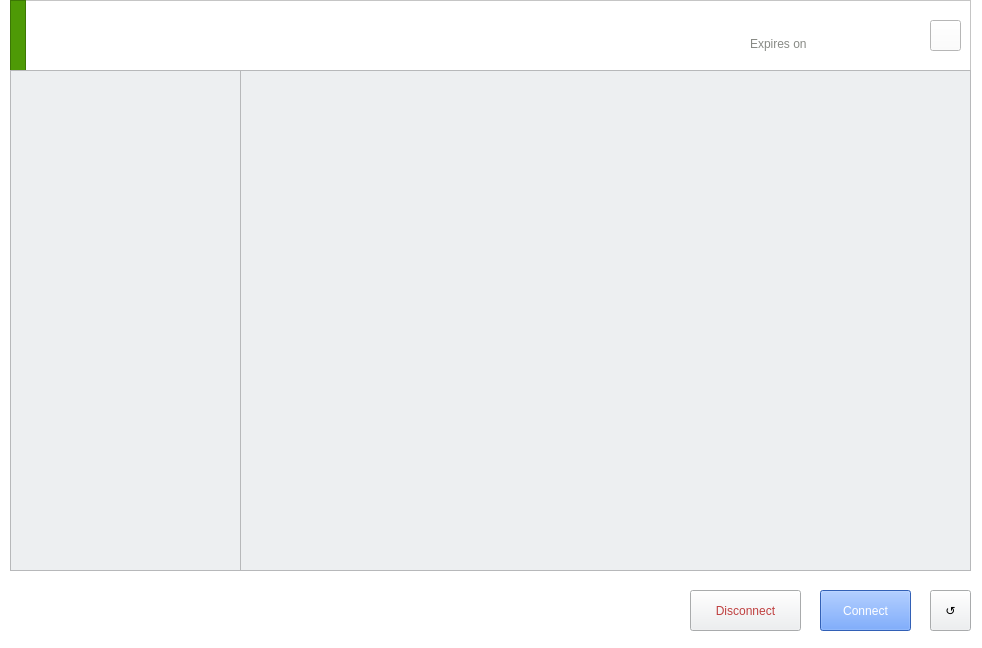
<?xml version="1.0" encoding="UTF-8"?>
<ui version="4.0">
 <class>MainWindow</class>
 <widget class="QMainWindow" name="MainWindow">
     <property name="geometry">
         <rect>
             <x>0</x>
             <y>0</y>
             <width>982</width>
             <height>648</height>
         </rect>
     </property>
     <property name="minimumSize">
         <size>
             <width>982</width>
             <height>648</height>
         </size>
     </property>
     <property name="maximumSize">
         <size>
             <width>982</width>
             <height>648</height>
         </size>
     </property>
     <property name="windowTitle">
         <string>MainWindow</string>
     </property>
     <property name="styleSheet">
         <string notr="true">background-color: rgb(255, 255, 255);</string>
     </property>
     <property name="animated">
         <bool>true</bool>
     </property>
     <widget class="QWidget" name="centralwidget">
         <property name="minimumSize">
             <size>
                 <width>982</width>
                 <height>648</height>
             </size>
         </property>
         <property name="maximumSize">
             <size>
                 <width>982</width>
                 <height>648</height>
             </size>
         </property>
         <widget class="QListWidget" name="countries_list">
             <property name="geometry">
                 <rect>
                     <x>10</x>
                     <y>70</y>
                     <width>231</width>
                     <height>501</height>
                 </rect>
             </property>
             <property name="styleSheet">
                 <string notr="true">background-color: rgb(237, 239, 241);
                     selection-background-color: rgb(70, 135, 255);
                 </string>
             </property>
   </widget>
   <widget class="QListWidget" name="server_list">
    <property name="geometry">
     <rect>
      <x>240</x>
      <y>70</y>
      <width>731</width>
      <height>501</height>
     </rect>
    </property>
       <property name="styleSheet">
           <string notr="true">background-color: rgb(237, 239, 241);
               selection-background-color: rgb(70, 135, 255);
           </string>
       </property>
   </widget>
   <widget class="QToolButton" name="refresh_button">
    <property name="geometry">
     <rect>
      <x>930</x>
      <y>590</y>
      <width>41</width>
      <height>41</height>
     </rect>
    </property>
    <property name="cursor">
     <cursorShape>PointingHandCursor</cursorShape>
    </property>
    <property name="styleSheet">
     <string notr="true">background-color: rgb(237, 239, 241);
      font: 57 15pt &quot;Ubuntu&quot;;
     </string>
    </property>
    <property name="text">
     <string>↺</string>
    </property>
   </widget>
   <widget class="QPushButton" name="connect_button">
    <property name="geometry">
     <rect>
      <x>820</x>
      <y>590</y>
      <width>91</width>
      <height>41</height>
     </rect>
    </property>
    <property name="cursor">
     <cursorShape>PointingHandCursor</cursorShape>
    </property>
    <property name="mouseTracking">
     <bool>false</bool>
    </property>
    <property name="styleSheet">
     <string notr="true">background-color: rgb(70, 135, 255);
      font: 57 14pt &quot;Ubuntu&quot;;
      color: rgb(255, 255, 255);
     </string>
    </property>
    <property name="text">
     <string>Connect</string>
    </property>
   </widget>
   <widget class="QFrame" name="frame">
    <property name="geometry">
     <rect>
      <x>10</x>
      <y>0</y>
      <width>961</width>
      <height>71</height>
     </rect>
    </property>
    <property name="frameShape">
     <enum>QFrame::StyledPanel</enum>
    </property>
    <property name="frameShadow">
     <enum>QFrame::Raised</enum>
    </property>
    <widget class="QLabel" name="label">
     <property name="geometry">
         <rect>
             <x>30</x>
             <y>10</y>
             <width>71</width>
             <height>61</height>
         </rect>
     </property>
     <property name="sizePolicy">
      <sizepolicy hsizetype="Preferred" vsizetype="Preferred">
       <horstretch>0</horstretch>
       <verstretch>0</verstretch>
      </sizepolicy>
     </property>
     <property name="sizeIncrement">
      <size>
       <width>0</width>
       <height>0</height>
      </size>
     </property>
     <property name="styleSheet">
         <string notr="true">border-image: url(:/nord/nord-icon-152x152.png);</string>
     </property>
     <property name="text">
      <string/>
     </property>
    </widget>
    <widget class="QLabel" name="email_label">
     <property name="geometry">
      <rect>
       <x>740</x>
       <y>16</y>
       <width>161</width>
       <height>20</height>
      </rect>
     </property>
     <property name="text">
      <string/>
     </property>
    </widget>
    <widget class="QLabel" name="expires_label">
     <property name="geometry">
      <rect>
       <x>740</x>
       <y>36</y>
       <width>161</width>
       <height>16</height>
      </rect>
     </property>
     <property name="styleSheet">
      <string notr="true">font: 10pt &quot;Ubuntu&quot;;
       color: rgb(136, 138, 133);
      </string>
     </property>
     <property name="text">
      <string>Expires on</string>
     </property>
    </widget>
    <widget class="QLabel" name="connection_label">
     <property name="geometry">
      <rect>
       <x>110</x>
       <y>20</y>
       <width>171</width>
       <height>31</height>
      </rect>
     </property>
     <property name="styleSheet">
      <string notr="true">font: 57 14pt &quot;Ubuntu&quot;;</string>
     </property>
     <property name="text">
      <string/>
     </property>
    </widget>
    <widget class="QFrame" name="connection_color_status">
     <property name="geometry">
      <rect>
       <x>0</x>
       <y>0</y>
       <width>16</width>
       <height>71</height>
      </rect>
     </property>
     <property name="styleSheet">
      <string notr="true">background-color: rgb(78, 154, 6);</string>
     </property>
     <property name="frameShape">
      <enum>QFrame::StyledPanel</enum>
     </property>
     <property name="frameShadow">
      <enum>QFrame::Raised</enum>
     </property>
    </widget>
    <widget class="QLabel" name="label_2">
     <property name="geometry">
      <rect>
       <x>700</x>
       <y>20</y>
       <width>31</width>
       <height>31</height>
      </rect>
     </property>
     <property name="styleSheet">
      <string notr="true">border-image: url(:/nord/icons8-user-24.png);</string>
     </property>
     <property name="text">
      <string/>
     </property>
    </widget>
    <widget class="QToolButton" name="logout_button">
     <property name="geometry">
      <rect>
       <x>920</x>
       <y>20</y>
       <width>31</width>
       <height>31</height>
      </rect>
     </property>
     <property name="styleSheet">
      <string notr="true">border-image: url(:/nord/icons8-logout-rounded-up-50.png);</string>
     </property>
     <property name="text">
      <string/>
     </property>
    </widget>
    <widget class="QLabel" name="connected_server">
     <property name="geometry">
      <rect>
       <x>360</x>
       <y>10</y>
       <width>271</width>
       <height>51</height>
      </rect>
     </property>
     <property name="styleSheet">
      <string notr="true">font: 75 15pt &quot;Samanata&quot;;</string>
     </property>
     <property name="text">
      <string/>
     </property>
    </widget>
   </widget>
   <widget class="QPushButton" name="disconnect_button">
    <property name="geometry">
     <rect>
      <x>690</x>
      <y>590</y>
      <width>111</width>
      <height>41</height>
     </rect>
    </property>
    <property name="cursor">
     <cursorShape>PointingHandCursor</cursorShape>
    </property>
    <property name="styleSheet">
     <string notr="true">background-color: rgb(237, 239, 241);
      font: 57 14pt &quot;Ubuntu&quot;;
      color: rgb(191, 64, 64);
     </string>
    </property>
    <property name="text">
     <string>Disconnect</string>
    </property>
   </widget>
   <zorder>frame</zorder>
   <zorder>countries_list</zorder>
   <zorder>server_list</zorder>
   <zorder>refresh_button</zorder>
   <zorder>connect_button</zorder>
   <zorder>disconnect_button</zorder>
  </widget>
 </widget>
 <tabstops>
  <tabstop>countries_list</tabstop>
  <tabstop>server_list</tabstop>
  <tabstop>connect_button</tabstop>
  <tabstop>disconnect_button</tabstop>
  <tabstop>refresh_button</tabstop>
  <tabstop>logout_button</tabstop>
 </tabstops>
 <resources>
  <include location="nord_resource.qrc"/>
 </resources>
 <connections/>
</ui>
